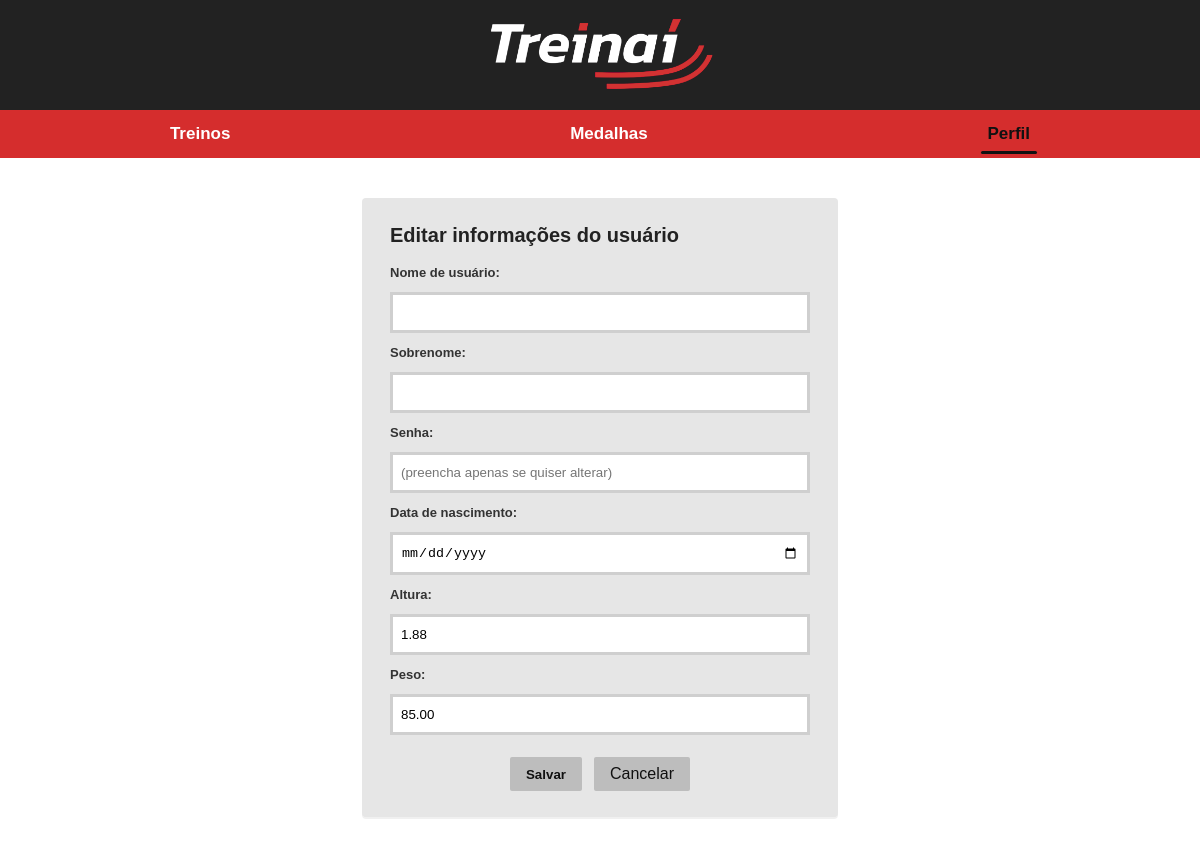
Page /perfil/usuario/editar/ (signed in) on the earlier database version.
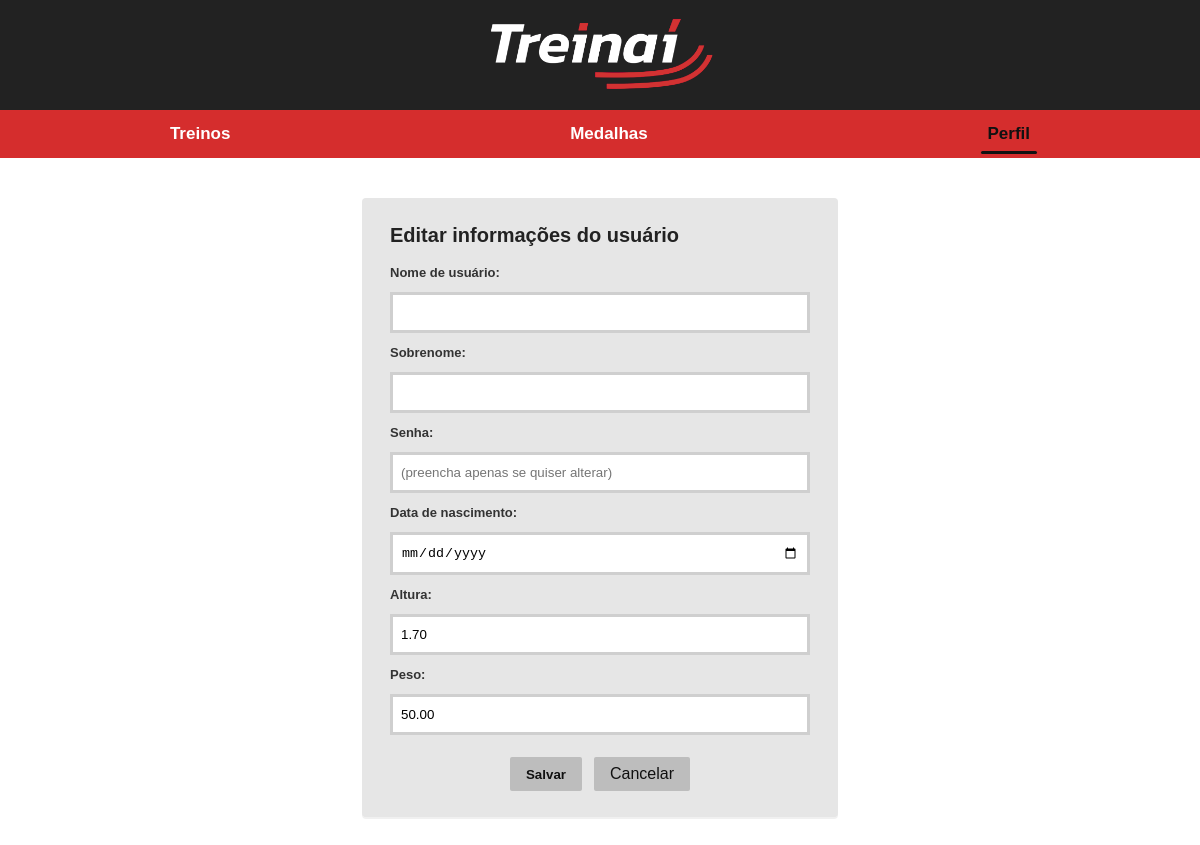
Same page on the later database version.
### cadastro/models.py (models this page shows)
class CustomUser(AbstractUser):
    data_nascimento = models.DateField(null=True, blank=True)
    altura = models.DecimalField(max_digits=5, decimal_places=2, null=True, blank=True)
    peso = models.DecimalField(max_digits=5, decimal_places=2, null=True, blank=True)

### perfil/views.py (the view, shortened to what this page needs)
# urls.py: path("usuario/editar/", views.editar_usuario, name="editar_usuario"),
@login_required
def editar_usuario(request):
    perfil, _ = Perfil.objects.get_or_create(user=request.user)
    contexto = {
        "perfil": perfil,
    }
    return render(request, "perfil/editar_usuario.html", contexto)

### templates/perfil/editar_usuario.html (shortened to what this page needs)
{% extends "base.html" %}
{% load static %}
{% block content %}
<div class="container editar-usuario-page">
    <div class="editar-card">
        <h1>Editar informações do usuário</h1>
        <form method="post" class="editar-form">
            <label for="first_name">Nome de usuário:</label>
            <input id="first_name" type="text" name="first_name" value="{% if first_name %}{{ first_name }}{% else %}{{ request.user.first_name }}{% endif %}" />
            <label for="last_name">Sobrenome:</label>
            <input id="last_name" type="text" name="last_name" value="{% if last_name %}{{ last_name }}{% else %}{{ request.user.last_name }}{% endif %}" />
            <label for="password">Senha:</label>
            <input id="password" type="password" name="password" value="" placeholder="(preencha apenas se quiser alterar)" />
            <label for="data_nascimento">Data de nascimento:</label>
            <input id="data_nascimento" type="date" name="data_nascimento" value="{% if data_nascimento %}{{ data_nascimento }}{% elif request.user.data_nascimento %}{{ request.user.data_nascimento }}{% endif %}" />
            <label for="altura">Altura:</label>
            <input id="altura" type="text" name="altura" value="{% if altura %}{{ altura }}{% elif request.user.altura %}{{ request.user.altura }}{% elif perfil.altura_m %}{{ perfil.altura_m }}{% endif %}" />
            <label for="peso">Peso:</label>
            <input id="peso" type="text" name="peso" value="{% if peso %}{{ peso }}{% elif request.user.peso %}{{ request.user.peso }}{% elif perfil.peso_kg %}{{ perfil.peso_kg }}{% endif %}" />
            <div class="editar-actions">
                <button type="submit" class="btn btn-primary">Salvar</button>
                <a class="btn btn-ghost" href="{% url 'usuario' %}">Cancelar</a>
            </div>
        </form>
    </div>
</div>
{% endblock %}

Differences in the rows shown:
changed CustomUser: altura "1.88" → "1.70"; peso "85.00" → "50.00"
